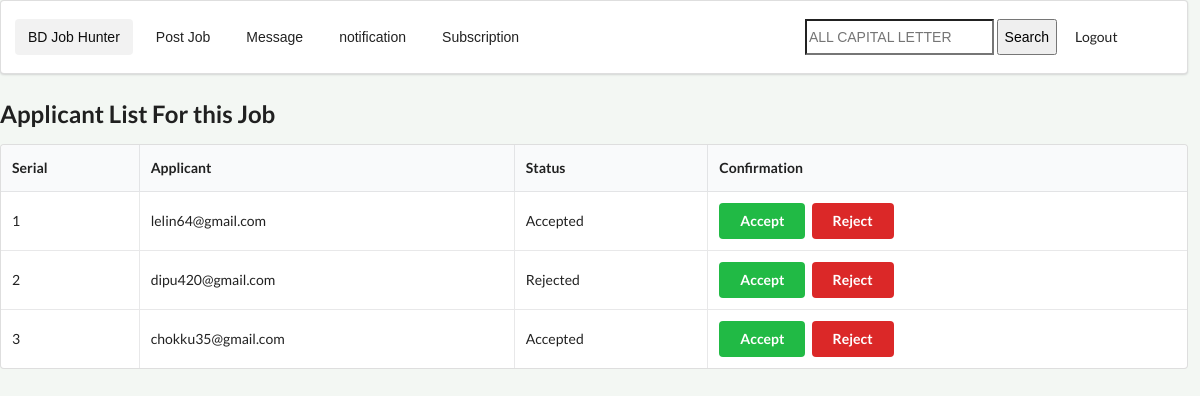
Screenshot of /applicantstatus.php?pid=3 (signed in) with the database file from the repository.
### tables this page shows
CREATE TABLE `appointment` (
  `id` int(11) NOT NULL,
  `applicant` varchar(100) NOT NULL,
  `recruitant` varchar(100) NOT NULL,
  `status` varchar(100) NOT NULL,
  `jobid` int(11) NOT NULL
);

### applicantstatus.php (the view, shortened to what this page needs)
<?php
if(
        isset($_SESSION['useremail'])
    &&  !empty($_SESSION['useremail'])
){
    if(
            isset($_GET['pid'])
        && !empty($_GET['pid'])
    ){
         $upid=$_GET['pid'];
    ?>
    <!DOCTYPE html>
    <html>
        <head>
             <?php include "css.php"; ?>
        </head>
        <body>
                      <div class="navbar">
              <div class="ui segment">
                  <div class="ui secondary  menu">
                      <input class="active item" type="button" value="BD Job Hunter" onclick="homefn();">
                      <input class="item" type="button" value="Post Job" onclick="postjobfn();">
                      <input class="item" type="button" value="Message" onclick="messagefn();">
                      <input class="item" type="button" value="notification" onclick="notificationfn();">
                      <input class="item" type="button" value="Subscription" onclick="subscriebefn();">
                      <div class="right menu">
                          <div class="item">
                              <div class="ui icon input">
                                  <form action="cvsearchprocess.php" method="POST">
                                      <input type="text" name="pid" id="pid" Placeholder="ALL CAPITAL LETTER">
                                      <input type="submit" value="Search">
                                  </form>
                                  <input class="item" type="button" value="Logout" onclick="logoutfn();">
                              </div>
                          </div>
                      </div>
                  </div>
              </div>
          </div>
            <h2>Applicant List For this Job</h2>
            <table class="ui celled table">
                <thead>
                    <tr>
                         <th>Serial</th>
                        <th>Applicant</th>
                        <th>Status</th>
                        <th>Confirmation</th>
                    </tr>
                </thead>
                <tbody>
             <?php
                     try{
                        $conn=new PDO('mysql:host=localhost:3306;dbname=careerbuilder;','root','');
                        $conn->setAttribute(PDO::ATTR_ERRMODE,PDO::ERRMODE_EXCEPTION);
                        $sqlquerystring="SELECT * FROM appointment WHERE jobid='$upid'";
                        $returnobj=$conn->query($sqlquerystring);
                        if($returnobj->rowCount()==0){
                             ?>
                                <tr>
                                    <td colspan="4">No one Applied Yet</td>
                                </tr>
                            <?php
                        }
                        else{
                            $tabledata=$returnobj->fetchAll();
                            $serial=1;
                            foreach($tabledata AS $row){
                                ?>
                                 <tr>
                                    <td><?php  echo $serial; $serial=$serial+1;?></td>
                                    <td><?php echo $row['applicant']; ?></td>
                                    <td><?php echo $row['status']; ?></td>
                                     <td>
   <input type="button" class="ui green button" value="Accept" onclick="acceptfn(<?php echo $row['id']; ?>);">
    <input type="button" class="ui red button" value="Reject" onclick="rejectfn(<?php echo $row['id']; ?>);">
                                     </td>
                                </tr>
                                <?php
                            }
                        }
                        }
                    catch (PDOException $ex){
                        ?>
                             catch No data found
                        <?php
                    }
                    ?>
            </tbody>
            </table>
        </body>
    </html>
<?php
  }
     else{
         ?>
            <script>location.assign('recruiterpage.php')</script>
        <?php
}
         ?>
    <?php
}
else{
    ?>
        <script>location.assign('login.php')</script>
    <?php
}
?>

### css.php (style rules this page uses)
body { background-color: rgb(243,247,243); width: 99%; }
.right { float: right; }

### rows the page displays
appointment: applicant "lelin64@gmail.com", status "Accepted"
appointment: applicant "dipu420@gmail.com", status "Rejected"
appointment: applicant "chokku35@gmail.com", status "Accepted"
